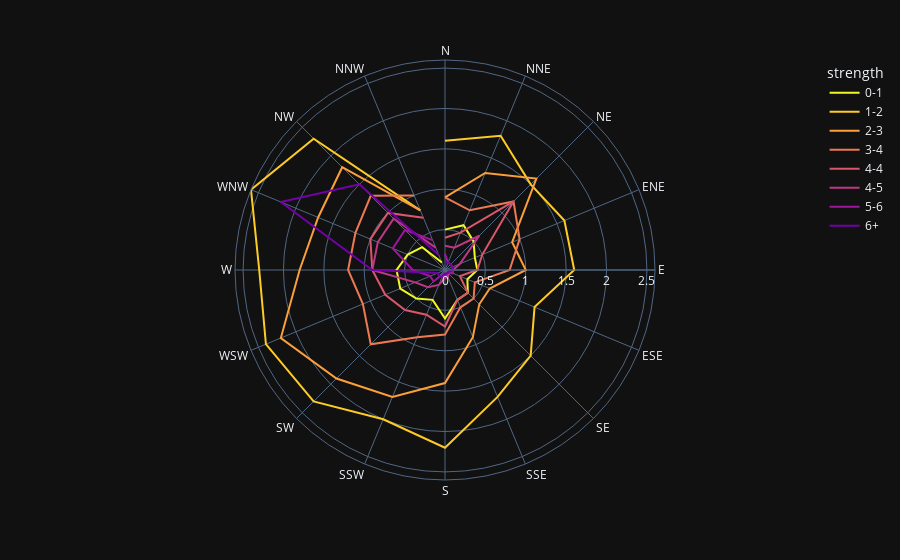

The notebook cell saved with this chart:
### Code cell
import plotly.graph_objects as go
import pandas as pd
import plotly.express as px
df = px.data.wind()
fig = px.line_polar(df, r="frequency", theta="direction", color="strength", 
                    color_discrete_sequence=px.colors.sequential.Plasma_r,
                    template="plotly_dark",)
fig.show()

### Figure 1 — Plotly figure (JSON) as saved in the notebook; plotly's stock layout.template omitted (floating-point values rounded to 4 significant figures)
{"data": [{"hovertemplate": "strength=0-1<br>frequency=%{r}<br>direction=%{theta}<extra></extra>", "legendgroup": "0-1", "line": {"color": "#f0f921", "dash": "solid"}, "marker": {"symbol": "circle"}, "mode": "lines", "name": "0-1", "r": [0.5, 0.6, 0.5, 0.4, 0.4, 0.3, 0.4, 0.4, 0.6, 0.4, 0.5, 0.6, 0.6, 0.5, 0.4, 0.1], "showlegend": true, "subplot": "polar", "theta": ["N", "NNE", "NE", "ENE", "E", "ESE", "SE", "SSE", "S", "SSW", "SW", "WSW", "W", "WNW", "NW", "NNW"], "type": "scatterpolar"}, {"hovertemplate": "strength=1-2<br>frequency=%{r}<br>direction=%{theta}<extra></extra>", "legendgroup": "1-2", "line": {"color": "#fdca26", "dash": "solid"}, "marker": {"symbol": "circle"}, "mode": "lines", "name": "1-2", "r": [1.6, 1.8, 1.5, 1.6, 1.6, 1.2, 1.5, 1.7, 2.2, 2, 2.3, 2.4, 2.3, 2.6, 2.3, 0.8], "showlegend": true, "subplot": "polar", "theta": ["N", "NNE", "NE", "ENE", "E", "ESE", "SE", "SSE", "S", "SSW", "SW", "WSW", "W", "WNW", "NW", "NNW"], "type": "scatterpolar"}, {"hovertemplate": "strength=2-3<br>frequency=%{r}<br>direction=%{theta}<extra></extra>", "legendgroup": "2-3", "line": {"color": "#fb9f3a", "dash": "solid"}, "marker": {"symbol": "circle"}, "mode": "lines", "name": "2-3", "r": [0.9, 1.3, 1.6, 0.9, 1, 0.6, 0.6, 0.9, 1.4, 1.7, 1.9, 2.2, 1.8, 1.7, 1.8, 0.8], "showlegend": true, "subplot": "polar", "theta": ["N", "NNE", "NE", "ENE", "E", "ESE", "SE", "SSE", "S", "SSW", "SW", "WSW", "W", "WNW", "NW", "NNW"], "type": "scatterpolar"}, {"hovertemplate": "strength=3-4<br>frequency=%{r}<br>direction=%{theta}<extra></extra>", "legendgroup": "3-4", "line": {"color": "#ed7953", "dash": "solid"}, "marker": {"symbol": "circle"}, "mode": "lines", "name": "3-4", "r": [0.9, 0.8, 1.2, 1, 0.8, 0.4, 0.5, 0.5, 0.8, 0.9, 1.3, 1.1, 1.2, 1.2, 1.3, 1], "showlegend": true, "subplot": "polar", "theta": ["N", "NNE", "NE", "ENE", "E", "ESE", "SE", "SSE", "S", "SSW", "SW", "WSW", "W", "WNW", "NW", "NNW"], "type": "scatterpolar"}, {"hovertemplate": "strength=4-4<br>frequency=%{r}<br>direction=%{theta}<extra></extra>", "legendgroup": "4-4", "line": {"color": "#d8576b", "dash": "solid"}, "marker": {"symbol": "circle"}, "mode": "lines", "name": "4-4", "r": [0.4, 0.5, 1.2, 0.5, 0.4, 0.2, 0.4, 0.4, 0.7, 0.6, 0.7, 0.8, 0.9, 1, 1, 0.7], "showlegend": true, "subplot": "polar", "theta": ["N", "NNE", "NE", "ENE", "E", "ESE", "SE", "SSE", "S", "SSW", "SW", "WSW", "W", "WNW", "NW", "NNW"], "type": "scatterpolar"}, {"hovertemplate": "strength=4-5<br>frequency=%{r}<br>direction=%{theta}<extra></extra>", "legendgroup": "4-5", "line": {"color": "#bd3786", "dash": "solid"}, "marker": {"symbol": "circle"}, "mode": "lines", "name": "4-5", "r": [0.3, 0.3, 0.6, 0.2, 0.1, 0.1, 0.05, 0.1, 0.1, 0.2, 0.3, 0.4, 0.9, 0.9, 0.9, 0.3], "showlegend": true, "subplot": "polar", "theta": ["N", "NNE", "NE", "ENE", "E", "ESE", "SE", "SSE", "S", "SSW", "SW", "WSW", "W", "WNW", "NW", "NNW"], "type": "scatterpolar"}, {"hovertemplate": "strength=5-6<br>frequency=%{r}<br>direction=%{theta}<extra></extra>", "legendgroup": "5-6", "line": {"color": "#9c179e", "dash": "solid"}, "marker": {"symbol": "circle"}, "mode": "lines", "name": "5-6", "r": [0.2, 0.1, 0.1, 0.1, 0.1, 0.1, 0.05, 0.05, 0.1, 0.05, 0.2, 0.2, 0.4, 0.7, 0.7, 0.4], "showlegend": true, "subplot": "polar", "theta": ["N", "NNE", "NE", "ENE", "E", "ESE", "SE", "SSE", "S", "SSW", "SW", "WSW", "W", "WNW", "NW", "NNW"], "type": "scatterpolar"}, {"hovertemplate": "strength=6+<br>frequency=%{r}<br>direction=%{theta}<extra></extra>", "legendgroup": "6+", "line": {"color": "#7201a8", "dash": "solid"}, "marker": {"symbol": "circle"}, "mode": "lines", "name": "6+", "r": [0.1, 0.1, 0.1, 0.1, 0.1, 0.05, 0.05, 0.05, 0.05, 0.1, 0.1, 0.1, 0.9, 2.2, 1.5, 0.2], "showlegend": true, "subplot": "polar", "theta": ["N", "NNE", "NE", "ENE", "E", "ESE", "SE", "SSE", "S", "SSW", "SW", "WSW", "W", "WNW", "NW", "NNW"], "type": "scatterpolar"}], "layout": {"autosize": true, "legend": {"title": {"text": "strength"}, "tracegroupgap": 0}, "margin": {"t": 60}, "polar": {"angularaxis": {"direction": "clockwise", "rotation": 90, "type": "category"}, "domain": {"x": [0, 1], "y": [0, 1]}, "radialaxis": {"autorange": true, "range": [0, 2.6], "type": "linear"}}}}
